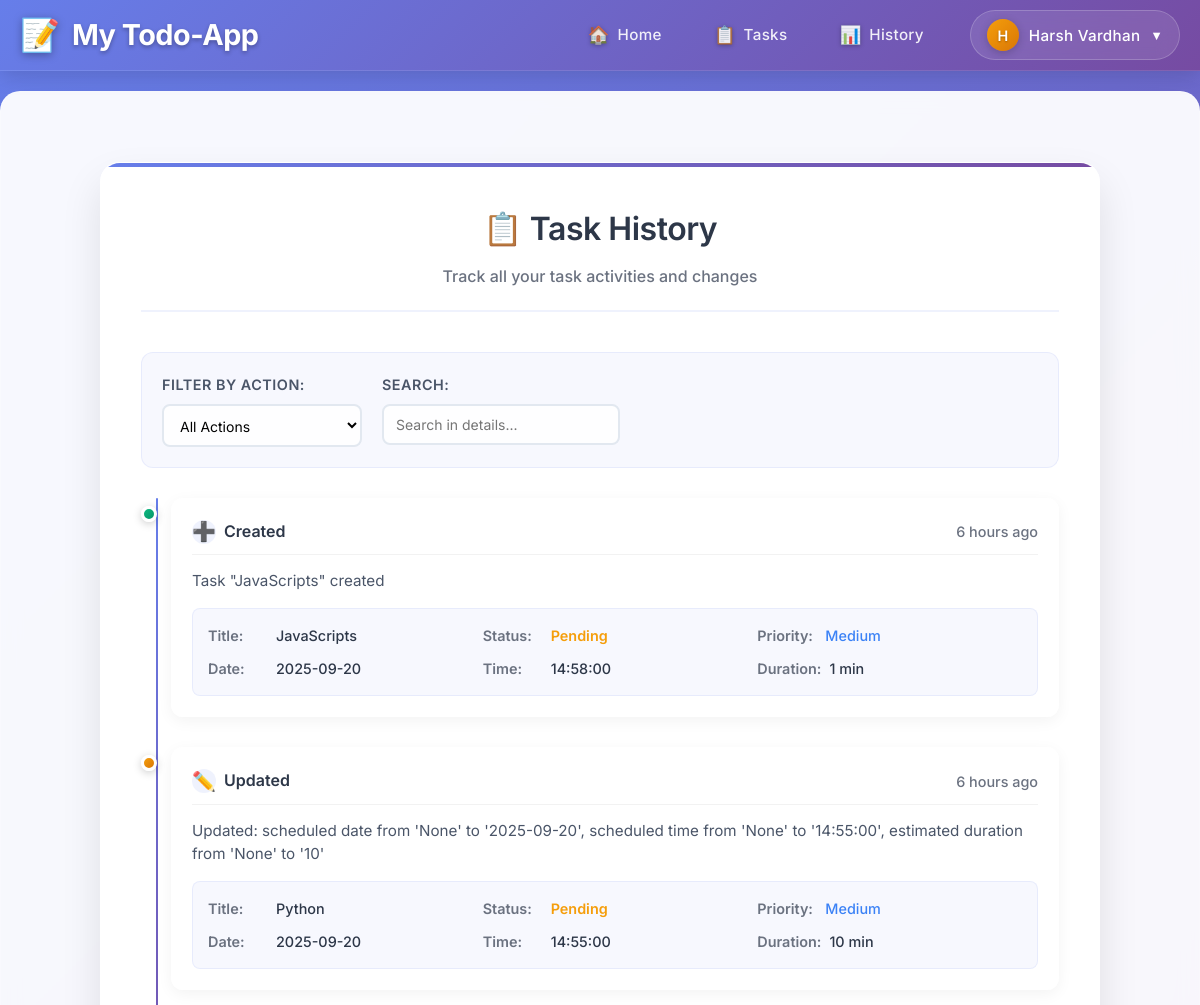
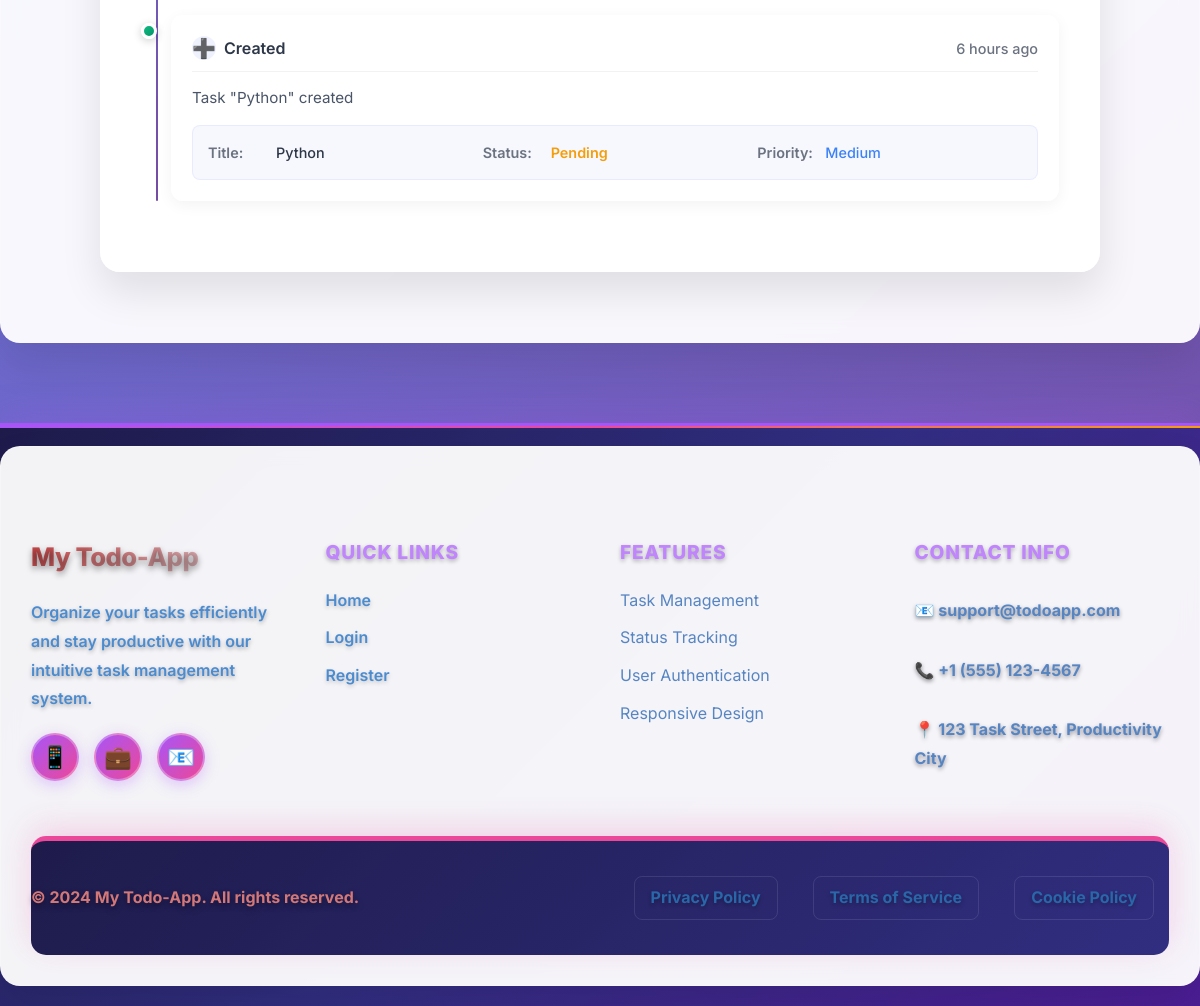
The app's page /history (signed in) with its own data (2 pictures, top to bottom).
### app/models.py (models this page shows, shortened)
class User(db.Model, UserMixin):
    id = db.Column(db.Integer, primary_key=True)
    username = db.Column(db.String(150), unique=True, nullable=False)
    first_name = db.Column(db.String(150), nullable=False)
    last_name = db.Column(db.String(150), nullable=False)
    email = db.Column(db.String(150), unique=True, nullable=False)
    phone_no = db.Column(db.String(20), unique=True, nullable=False)
    password_hash = db.Column(db.String(256), nullable=False)
    email_verified = db.Column(db.Boolean, default=False, nullable=False)
    tasks = db.relationship('Task', back_populates='owner', lazy=True)
    reminders = db.relationship('Reminder', back_populates='user', lazy=True)

class TaskHistory(db.Model):
    id = db.Column(db.Integer, primary_key=True)
    task_id = db.Column(db.Integer, db.ForeignKey("task.id"), nullable=True)
    task = db.relationship("Task", back_populates="history")
    user_id = db.Column(db.Integer, db.ForeignKey("user.id"), nullable=False)
    user = db.relationship("User")
    action = db.Column(
        Enum("created", "updated", "deleted", "status_changed", name="task_action"),
        nullable=False
    )
    task_data = db.Column(db.Text, nullable=True)  # JSON string of task data
    details = db.Column(db.String(500), nullable=True)  # e.g., "Status changed from Pending to In Progress"
    created_at = db.Column(db.DateTime, default=datetime.utcnow, nullable=False)
    def get_task_data(self):
        if self.task_data:
            return json.loads(self.task_data)
        return None

### app/routes/tasks.py (the view)
@tasks_bp.route('/history')
@login_required
def task_history():
    history = TaskHistory.query.filter_by(user_id=current_user.id)\
        .order_by(TaskHistory.created_at.desc())\
        .limit(100).all()  # Limit to last 100 entries
    return render_template('task_history.html', history=history)

### app/templates/task_history.html (shortened to what this page needs)
{% extends "base.html" %}
{% block content %}
<div class="history-box">
    <div class="history-header">
        <h2>📋 Task History</h2>
        <p class="history-subtitle">Track all your task activities and changes</p>
    </div>
    {% if history %}
    <div class="history-filters">
        <div class="filter-group">
            <label for="actionFilter">Filter by Action:</label>
            <select id="actionFilter" onchange="filterHistory()">
                <option value="all">All Actions</option>
            </select>
        </div>
        <div class="filter-group">
            <label for="searchFilter">Search:</label>
            <input type="text" id="searchFilter" placeholder="Search in details..." onkeyup="filterHistory()">
        </div>
    </div>
    <div class="history-timeline">
        {% for entry in history %}
        <div class="history-item" data-action="{{ entry.action }}">
            <div class="history-timeline-marker">
                <div class="timeline-dot action-{{ entry.action }}"></div>
            </div>
            <div class="history-content">
                <div class="history-header-info">
                    <div class="history-action">
                        <span class="action-icon action-{{ entry.action }}">
                            {% if entry.action == 'created' %}➕
                            {% elif entry.action == 'updated' %}✏️
                            {% elif entry.action == 'deleted' %}🗑️
                            {% elif entry.action == 'status_changed' %}🔄
                            {% endif %}
                        </span>
                        <span class="action-text">{{ entry.action.replace('_', ' ').title() }}</span>
                    </div>
                    <div class="history-time">
                        <span class="time-ago" data-time="{{ entry.created_at.isoformat() }}"></span>
                    </div>
                </div>
                <div class="history-details">
                    <p class="history-description">{{ entry.details or 'No additional details' }}</p>
                    {% if entry.task_data %}
                    <div class="task-data-summary">
                        {% set task_data = entry.get_task_data() %}
                        <div class="task-info-grid">
                            <div class="task-info-item">
                                <span class="info-label">Title:</span>
                                <span class="info-value">{{ task_data.title }}</span>
                            </div>
                            <div class="task-info-item">
                                <span class="info-label">Status:</span>
                                <span class="info-value status-{{ task_data.status|lower|replace(' ', '-') }}">{{ task_data.status }}</span>
                            </div>
                            <div class="task-info-item">
                                <span class="info-label">Priority:</span>
                                <span class="info-value priority-{{ task_data.priority|lower }}">{{ task_data.priority }}</span>
                            </div>
                            {% if task_data.scheduled_date %}
                            <div class="task-info-item">
                                <span class="info-label">Date:</span>
                                <span class="info-value">{{ task_data.scheduled_date }}</span>
                            </div>
                            {% endif %}
                            {% if task_data.scheduled_time %}
                            <div class="task-info-item">
                                <span class="info-label">Time:</span>
                                <span class="info-value">{{ task_data.scheduled_time }}</span>
                            </div>
                            {% endif %}
                            {% if task_data.estimated_duration %}
                            <div class="task-info-item">
                                <span class="info-label">Duration:</span>
                                <span class="info-value">{{ task_data.estimated_duration }} min</span>
                            </div>
                            {% endif %}
                        </div>
                    </div>
                    {% endif %}
                </div>
            </div>
        </div>
        {% endfor %}
    </div>
    {% endif %}
</div>
{% endblock %}

### app/templates/base.html (shortened to what this page needs)
<!DOCTYPE html>
<html lang="en">
<head>
  <link rel="stylesheet"
    href="{{ url_for('static', filename='css/style.css') }}{% if cache_buster %}?v={{ cache_buster }}{% endif %}" />
</head>
<body>
  <header class="navbar">
    <div class="navbar-container">
      <div class="navbar-brand">
        <a href="{{ url_for('tasks.view_task')}}" class="brand-link">
          <span class="brand-icon">📝</span>
          <span class="brand-text">My Todo-App</span>
        </a>
      </div>
      <nav class="navbar-nav">
        <div class="nav-links">
          <a href="{{ url_for('tasks.view_task')}}" class="nav-link">
            <span class="nav-icon">🏠</span>
            <span class="nav-text">Home</span>
          </a>
          {% if current_user.is_authenticated %}
          <a href="{{ url_for('tasks.view_task')}}" class="nav-link">
            <span class="nav-icon">📋</span>
            <span class="nav-text">Tasks</span>
          </a>
          <a href="{{ url_for('tasks.task_history')}}" class="nav-link">
            <span class="nav-icon">📊</span>
            <span class="nav-text">History</span>
          </a>
          {% endif %}
        </div>
        <div class="nav-auth">
          {% if current_user.is_authenticated %}
          <div class="user-menu">
            <button class="user-toggle" onclick="toggleUserMenu()">
              <span class="user-avatar">{{ current_user.first_name[0] if current_user.first_name else current_user.username[0] }}</span>
              <span class="user-name">{{ current_user.first_name or current_user.username }}</span>
              <span class="dropdown-arrow">▼</span>
            </button>
          </div>
          {% endif %}
        </div>
      </nav>
    </div>
  </header>
  <main class="container">
    {% block content %}{% endblock %}
  </main>
  <footer>
    <div class="container">
      <div class="footer-content">
        <div class="footer-section">
          <h3>My Todo-App</h3>
          <p style="color: #4b8bcf;">Organize your tasks efficiently and stay productive with our intuitive task
            management system.</p>
          <div class="social-links">
            <a href="#" class="social-link" title="GitHub">
              <span>📱</span>
            </a>
            <a href="#" class="social-link" title="LinkedIn">
              <span>💼</span>
            </a>
            <a href="#" class="social-link" title="Email">
              <span>📧</span>
            </a>
          </div>
        </div>
        <div class="footer-section">
          <h4>Quick Links</h4>
          <ul class="footer-links">
            <li><a href="{{ url_for('tasks.view_task') }}">Home</a></li>
            {% if 'user' in session %}
            <li><a href="{{ url_for('auth.logout') }}">Logout</a></li>
            {% else %}
            <li><a href="{{ url_for('auth.login') }}">Login</a></li>
            <li><a href="{{ url_for('auth.register') }}">Register</a></li>
            {% endif %}
          </ul>
        </div>
        <div class="footer-section">
          <h4>Features</h4>
          <ul class="footer-links" style="color: #5785c2;">
            <li>Task Management</li>
            <li>Status Tracking</li>
            <li>User Authentication</li>
            <li>Responsive Design</li>
          </ul>
        </div>
        <div class="footer-section">
          <h4>Contact Info</h4>
          <div class="contact-info">
            <p class="contact-info-p" style="color: #5785c2;">📧 support@todoapp.com</p>
            <p class="contact-info-p" style="color: #5785c2;">📞 +1 (555) 123-4567</p>
            <p class="contact-info-p" style="color: #5785c2;">📍 123 Task Street, Productivity City</p>
          </div>
        </div>
      </div>
      <div class="footer-bottom">
        <div class="footer-bottom-content">
          <p>&copy; 2024 My Todo-App. All rights reserved.</p>
          <div class="footer-bottom-links">
            <a href="#">Privacy Policy</a>
            <a href="#">Terms of Service</a>
            <a href="#">Cookie Policy</a>
          </div>
        </div>
      </div>
    </div>
  </footer>
</body>
</html>

### records on screen
User: first_name "H", first_name "Harsh Vardhan"
TaskHistory: action.replace "Created", details "Task \"JavaScripts\" created", title "JavaScripts", status "Pending", priority "Medium", scheduled_date "2025-09-20", scheduled_time "14:58:00", estimated_duration "1"
TaskHistory: action.replace "Updated", details "Updated: scheduled date from 'None' to '2025-09-20', scheduled time from 'None' to '14:55:00', estimated duration from 'None' to '10'", title "Python", status "Pending", priority "Medium", scheduled_date "2025-09-20", scheduled_time "14:55:00", estimated_duration "10"
TaskHistory: action.replace "Created", details "Task \"Python\" created", title "Python", status "Pending", priority "Medium"
